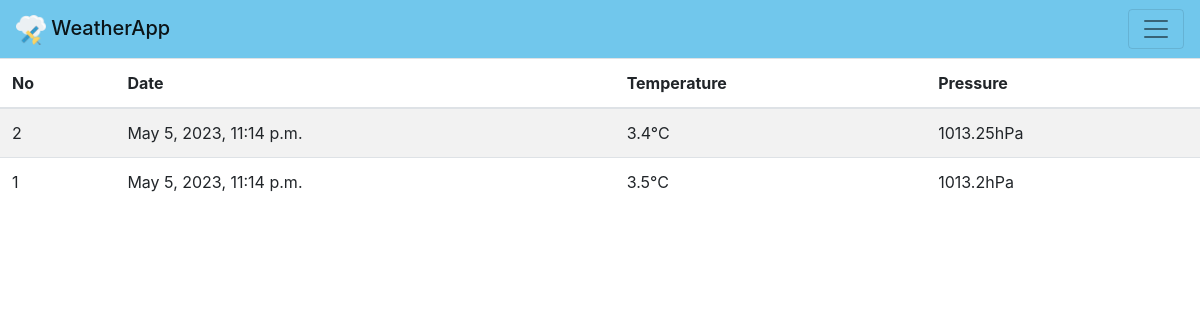
/all/, run on an earlier commit of the app's database.
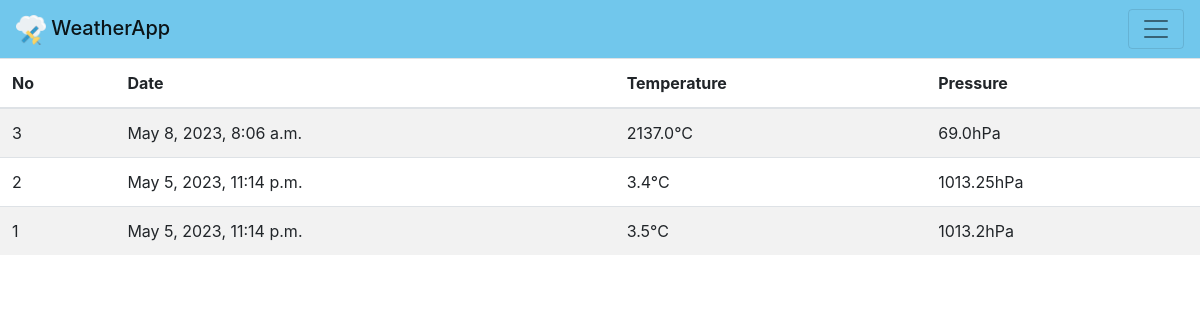
And on a later commit of the database.
### WeatherApp/models.py (models this page shows, shortened)
class Record(models.Model):
    date = models.DateTimeField(default = timezone.now)
    temperature = models.FloatField()
    pressure = models.FloatField()

### WeatherApp/views.py (the view)
# urls.py: path('all/', views.all),
def all(request):
    records = Record.objects.order_by('-date')
    context = {
        "records": records,
    }
    return render(request, 'WeatherApp/all.html', context)

### WeatherApp/templates/WeatherApp/all.html
{% extends 'WeatherApp/base.html' %}
{% block content %}
<table
  class="table table-hover .table-responsive table-striped"
  id="historyTable">
    <thead>
      <tr>
        <th scope="col">No</th>
        <th scope="col">Date</th>
        <th scope="col">Temperature</th>
        <th scope="col">Pressure</th>
      </tr>
    </thead>
    <tbody>
        {% for record in records %}
        <tr>
            <td>{{ record.id }}</td>
            <td>{{ record.date }}</td>
            <td>{{ record.temperature }}°C</td>
            <td>{{ record.pressure }}hPa</td>
        </tr>
        {% endfor %}
    </tbody>
  </table>
{% endblock %}

### WeatherApp/templates/WeatherApp/base.html (shortened to what this page needs)
<!DOCTYPE html>
<html>
    {% load pwa %}
    {% load static %}
    <head>
        <link rel="stylesheet" href="https://cdn.jsdelivr.net/npm/bootstrap@4.4.1/dist/css/bootstrap.min.css">
        <link rel="stylesheet" href="{% static 'css/WeatherApp.css' %}">
    </head>
    <body>
        <nav class="navbar sticky-top navbar-default navbar-light" style="background-color: #71c7ec;" role="navigation">
            <a class="navbar-brand mb-0 h1" href="/"><img src="{% static 'images/pwa_icon.png' %}" width="30" height="30"> WeatherApp</a>
            <button class="navbar-toggler" type="button" data-toggle="collapse" data-target="#navbarSupportedContent" aria-controls="navbarSupportedContent" aria-expanded="false" aria-label="Toggle navigation">
                <span class="navbar-toggler-icon"></span>
            </button>
        </nav>
        <div>
            {% block content %}
            {% endblock %}
        </div>
    </body>
</html>

### WeatherApp/static/css/WeatherApp.css (style rules this page uses)
html, body { height: 100%; }

What changed in the data, as far as the page shows it:
added Record: id "3", date "May 8, 2023, 8:06 a.m.", temperature "2137.0", pressure "69.0"
